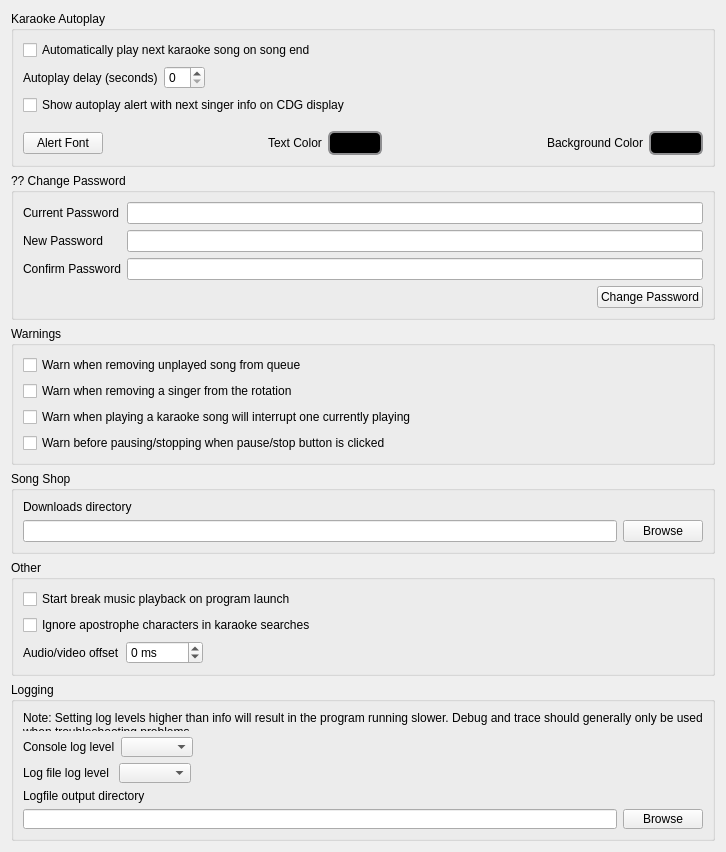
              <widget class="QWidget" name="scrollAreaWidgetContents_2">
               <property name="geometry">
                <rect>
                 <x>0</x>
                 <y>-294</y>
                 <width>726</width>
                 <height>738</height>
                </rect>
               </property>
               <layout class="QVBoxLayout" name="verticalLayout_26">
                <item>
                 <widget class="QGroupBox" name="groupBox">
                  <property name="title">
                   <string>Karaoke Autoplay</string>
                  </property>
                  <property name="flat">
                   <bool>false</bool>
                  </property>
                  <layout class="QVBoxLayout" name="verticalLayout_16">
                   <item>
                    <widget class="QCheckBox" name="checkBoxKAA">
                     <property name="text">
                      <string>Automatically play next karaoke song on song end</string>
                     </property>
                    </widget>
                   </item>
                   <item>
                    <layout class="QHBoxLayout" name="horizontalLayout_11">
                     <item>
                      <widget class="QLabel" name="label_9">
                       <property name="text">
                        <string>Autoplay delay (seconds)</string>
                       </property>
                      </widget>
                     </item>
                     <item>
                      <widget class="QSpinBox" name="spinBoxAADelay"/>
                     </item>
                     <item>
                      <spacer name="horizontalSpacer_6">
                       <property name="orientation">
                        <enum>Qt::Horizontal</enum>
                       </property>
                       <property name="sizeHint" stdset="0">
                        <size>
                         <width>40</width>
                         <height>20</height>
                        </size>
                       </property>
                      </spacer>
                     </item>
                    </layout>
                   </item>
                   <item>
                    <widget class="QCheckBox" name="checkBoxShowKAAAlert">
                     <property name="text">
                      <string>Show autoplay alert with next singer info on CDG display</string>
                     </property>
                    </widget>
                   </item>
                   <item>
                    <layout class="QHBoxLayout" name="horizontalLayout_13">
                     <property name="topMargin">
                      <number>10</number>
                     </property>
                     <item>
                      <widget class="QPushButton" name="btnAlertFont">
                       <property name="text">
                        <string>Alert Font</string>
                       </property>
                      </widget>
                     </item>
                     <item>
                      <spacer name="horizontalSpacer_7">
                       <property name="orientation">
                        <enum>Qt::Horizontal</enum>
                       </property>
                       <property name="sizeHint" stdset="0">
                        <size>
                         <width>40</width>
                         <height>20</height>
                        </size>
                       </property>
                      </spacer>
                     </item>
                     <item>
                      <widget class="QLabel" name="label_12">
                       <property name="text">
                        <string>Text Color</string>
                       </property>
                      </widget>
                     </item>
                     <item>
                      <widget class="QPushButton" name="btnAlertTxtColor">
                       <property name="styleSheet">
                        <string notr="true">QPushButton {
    border: 2px solid #8f8f91;
    border-radius: 6px;
    background-color: rgb(0,0,0);
    min-width: 40px;
    padding-left: 5px;
    padding-right: 5px;
    padding-top: 3px;
    padding-bottom: 3px;
}

QPushButton:pressed {
    background-color: rgb(0,0,0);
}

QPushButton:flat {
    border: none; /* no border for a flat push button */
}

QPushButton:default {
    border-color: navy; /* make the default button prominent */
}</string>
                       </property>
                       <property name="text">
                        <string/>
                       </property>
                      </widget>
                     </item>
                     <item>
                      <spacer name="horizontalSpacer_8">
                       <property name="orientation">
                        <enum>Qt::Horizontal</enum>
                       </property>
                       <property name="sizeHint" stdset="0">
                        <size>
                         <width>40</width>
                         <height>20</height>
                        </size>
                       </property>
                      </spacer>
                     </item>
                     <item>
                      <widget class="QLabel" name="label_16">
                       <property name="text">
                        <string>Background Color</string>
                       </property>
                      </widget>
                     </item>
                     <item>
                      <widget class="QPushButton" name="btnAlertBgColor">
                       <property name="styleSheet">
                        <string notr="true">QPushButton {
    border: 2px solid #8f8f91;
    border-radius: 6px;
    background-color: rgb(0,0,0);
    min-width: 40px;
    padding-left: 5px;
    padding-right: 5px;
    padding-top: 3px;
    padding-bottom: 3px;
}

QPushButton:pressed {
    background-color: rgb(0,0,0);
}

QPushButton:flat {
    border: none; /* no border for a flat push button */
}

QPushButton:default {
    border-color: navy; /* make the default button prominent */
}</string>
                       </property>
                       <property name="text">
                        <string/>
                       </property>
                      </widget>
                     </item>
                    </layout>
                   </item>
                  </layout>
                 </widget>
                </item>
            <item>
             <widget class="QGroupBox" name="groupBoxChangePassword">
              <property name="title">
               <string>?? Change Password</string>
              </property>
              <layout class="QFormLayout" name="formLayoutChangePassword">
               <item row="0" column="0">
                <widget class="QLabel" name="labelCurrentPassword">
                 <property name="text">
                  <string>Current Password</string>
                 </property>
                </widget>
               </item>
               <item row="0" column="1">
                <widget class="QLineEdit" name="lineEditCurrentPassword">
                 <property name="echoMode">
                  <enum>QLineEdit::Password</enum>
                 </property>
                </widget>
               </item>
               <item row="1" column="0">
                <widget class="QLabel" name="labelNewPassword">
                 <property name="text">
                  <string>New Password</string>
                 </property>
                </widget>
               </item>
               <item row="1" column="1">
                <widget class="QLineEdit" name="lineEditNewPassword">
                 <property name="echoMode">
                  <enum>QLineEdit::Password</enum>
                 </property>
                </widget>
               </item>
               <item row="2" column="0">
                <widget class="QLabel" name="labelConfirmPassword">
                 <property name="text">
                  <string>Confirm Password</string>
                 </property>
                </widget>
               </item>
               <item row="2" column="1">
                <widget class="QLineEdit" name="lineEditConfirmPassword">
                 <property name="echoMode">
                  <enum>QLineEdit::Password</enum>
                 </property>
                </widget>
               </item>
               <item row="3" column="1">
                <layout class="QHBoxLayout" name="horizontalLayoutChangePassword">
                 <item>
                  <spacer name="horizontalSpacerChangePassword">
                   <property name="orientation">
                    <enum>Qt::Horizontal</enum>
                   </property>
                   <property name="sizeHint" stdset="0">
                    <size>
                     <width>40</width>
                     <height>20</height>
                    </size>
                   </property>
                  </spacer>
                 </item>
                 <item>
                  <widget class="QPushButton" name="btnSubmitChangePassword">
                   <property name="text">
                    <string>Change Password</string>
                   </property>
                  </widget>
                 </item>
                </layout>
               </item>
              </layout>
             </widget>
            </item>
            <item>
                 <widget class="QGroupBox" name="groupBox_2">
                  <property name="title">
                   <string>Warnings</string>
                  </property>
                  <layout class="QVBoxLayout" name="verticalLayout_17">
                   <item>
                    <widget class="QCheckBox" name="cbxQueueRemovalWarning">
                     <property name="text">
                      <string>Warn when removing unplayed song from queue</string>
                     </property>
                    </widget>
                   </item>
                   <item>
                    <widget class="QCheckBox" name="cbxSingerRemovalWarning">
                     <property name="text">
                      <string>Warn when removing a singer from the rotation</string>
                     </property>
                    </widget>
                   </item>
                   <item>
                    <widget class="QCheckBox" name="cbxSongInterruptionWarning">
                     <property name="text">
                      <string>Warn when playing a karaoke song will interrupt one currently playing</string>
                     </property>
                    </widget>
                   </item>
                   <item>
                    <widget class="QCheckBox" name="cbxStopPauseWarning">
                     <property name="text">
                      <string>Warn before pausing/stopping when pause/stop button is clicked</string>
                     </property>
                    </widget>
                   </item>
                  </layout>
                 </widget>
                </item>
                <item>
                 <widget class="QGroupBox" name="groupBox_4">
                  <property name="title">
                   <string>Song Shop</string>
                  </property>
                  <layout class="QVBoxLayout" name="verticalLayout_20">
                   <item>
                    <widget class="QLabel" name="label_25">
                     <property name="text">
                      <string>&lt;html&gt;&lt;head/&gt;&lt;body&gt;&lt;p&gt;Downloads directory&lt;/p&gt;&lt;/body&gt;&lt;/html&gt;</string>
                     </property>
                    </widget>
                   </item>
                   <item>
                    <layout class="QHBoxLayout" name="horizontalLayout_18">
                     <property name="topMargin">
                      <number>0</number>
                     </property>
                     <item>
                      <widget class="QLineEdit" name="lineEditDownloadsDir">
                       <property name="enabled">
                        <bool>true</bool>
                       </property>
                       <property name="readOnly">
                        <bool>true</bool>
                       </property>
                      </widget>
                     </item>
                     <item>
                      <widget class="QPushButton" name="btnBrowse">
                       <property name="text">
                        <string>Browse</string>
                       </property>
                      </widget>
                     </item>
                    </layout>
                   </item>
                  </layout>
                 </widget>
                </item>
                <item>
                 <widget class="QGroupBox" name="groupBox_3">
                  <property name="title">
                   <string>Other</string>
                  </property>
                  <layout class="QVBoxLayout" name="verticalLayout_18">
                   <item>
                    <widget class="QCheckBox" name="cbxBmAutostart">
                     <property name="text">
                      <string>Start break music playback on program launch</string>
                     </property>
                    </widget>
                   </item>
                   <item>
                    <widget class="QCheckBox" name="cbxIgnoreApos">
                     <property name="toolTip">
                      <string>If set, karaoke searches will ignore the apostrophe character. 
For example, searching for &quot;im&quot; will find songs that contain &quot;I'm&quot;, 
&quot;hes&quot; will find &quot;he's&quot;, etc.</string>
                     </property>
                     <property name="text">
                      <string>Ignore apostrophe characters in karaoke searches</string>
                     </property>
                    </widget>
                   </item>
                   <item>
                    <layout class="QHBoxLayout" name="horizontalLayout_14">
                     <property name="topMargin">
                      <number>0</number>
                     </property>
                     <item>
                      <widget class="QLabel" name="label_21">
                       <property name="text">
                        <string>Audio/video offset</string>
                       </property>
                      </widget>
                     </item>
                     <item>
                      <widget class="QSpinBox" name="spinBoxVideoOffset">
                       <property name="toolTip">
                        <string>&lt;html&gt;&lt;head/&gt;&lt;body&gt;&lt;p&gt;Controls the offset between the video position displayed and the current audio position.&lt;/p&gt;&lt;p&gt;Positive numbers mean that the video will be ahead of the audio position by the number of ms specified.&lt;/p&gt;&lt;p&gt;Negative numbers mean that the video will be behind the audio by the number of ms specified.&lt;/p&gt;&lt;/body&gt;&lt;/html&gt;</string>
                       </property>
                       <property name="suffix">
                        <string> ms</string>
                       </property>
                       <property name="minimum">
                        <number>-5000</number>
                       </property>
                       <property name="maximum">
                        <number>5000</number>
                       </property>
                      </widget>
                     </item>
                     <item>
                      <spacer name="horizontalSpacer_9">
                       <property name="orientation">
                        <enum>Qt::Horizontal</enum>
                       </property>
                       <property name="sizeHint" stdset="0">
                        <size>
                         <width>40</width>
                         <height>20</height>
                        </size>
                       </property>
                      </spacer>
                     </item>
                    </layout>
                   </item>
                  </layout>
                 </widget>
                </item>
                <item>
                 <widget class="QGroupBox" name="groupBox_7">
                  <property name="title">
                   <string>Logging</string>
                  </property>
                  <layout class="QVBoxLayout" name="verticalLayout_3">
                   <item>
                    <widget class="QLabel" name="label_18">
                     <property name="text">
                      <string>&lt;html&gt;&lt;head/&gt;&lt;body&gt;&lt;p&gt;Note:  Setting log levels higher than info will result in the program running slower.  Debug and trace should generally only be used when troubleshooting problems.&lt;/p&gt;&lt;/body&gt;&lt;/html&gt;</string>
                     </property>
                     <property name="wordWrap">
                      <bool>true</bool>
                     </property>
                    </widget>
                   </item>
                   <item>
                    <layout class="QHBoxLayout" name="horizontalLayout_23">
                     <property name="topMargin">
                      <number>0</number>
                     </property>
                     <item>
                      <widget class="QLabel" name="label_11">
                       <property name="text">
                        <string>Console log level</string>
                       </property>
                      </widget>
                     </item>
                     <item>
                      <widget class="QComboBox" name="comboBoxConsoleLogLevel"/>
                     </item>
                     <item>
                      <spacer name="horizontalSpacer_20">
                       <property name="orientation">
                        <enum>Qt::Horizontal</enum>
                       </property>
                       <property name="sizeHint" stdset="0">
                        <size>
                         <width>40</width>
                         <height>20</height>
                        </size>
                       </property>
                      </spacer>
                     </item>
                    </layout>
                   </item>
                   <item>
                    <layout class="QHBoxLayout" name="horizontalLayout_24">
                     <property name="topMargin">
                      <number>0</number>
                     </property>
                     <item>
                      <widget class="QLabel" name="label_17">
                       <property name="text">
                        <string>Log file log level </string>
                       </property>
                      </widget>
                     </item>
                     <item>
                      <widget class="QComboBox" name="comboBoxFileLogLevel"/>
                     </item>
                     <item>
                      <spacer name="horizontalSpacer_21">
                       <property name="orientation">
                        <enum>Qt::Horizontal</enum>
                       </property>
                       <property name="sizeHint" stdset="0">
                        <size>
                         <width>40</width>
                         <height>20</height>
                        </size>
                       </property>
                      </spacer>
                     </item>
                    </layout>
                   </item>
                   <item>
                    <widget class="QLabel" name="label_33">
                     <property name="text">
                      <string>Logfile output directory</string>
                     </property>
                    </widget>
                   </item>
                   <item>
                    <layout class="QHBoxLayout" name="horizontalLayout_21">
                     <property name="topMargin">
                      <number>0</number>
                     </property>
                     <item>
                      <widget class="QLineEdit" name="lineEditLogDir"/>
                     </item>
                     <item>
                      <widget class="QPushButton" name="btnLogDirBrowse">
                       <property name="text">
                        <string>Browse</string>
                       </property>
                      </widget>
                     </item>
                    </layout>
                   </item>
                  </layout>
                 </widget>
                </item>
               </layout>
              </widget>
